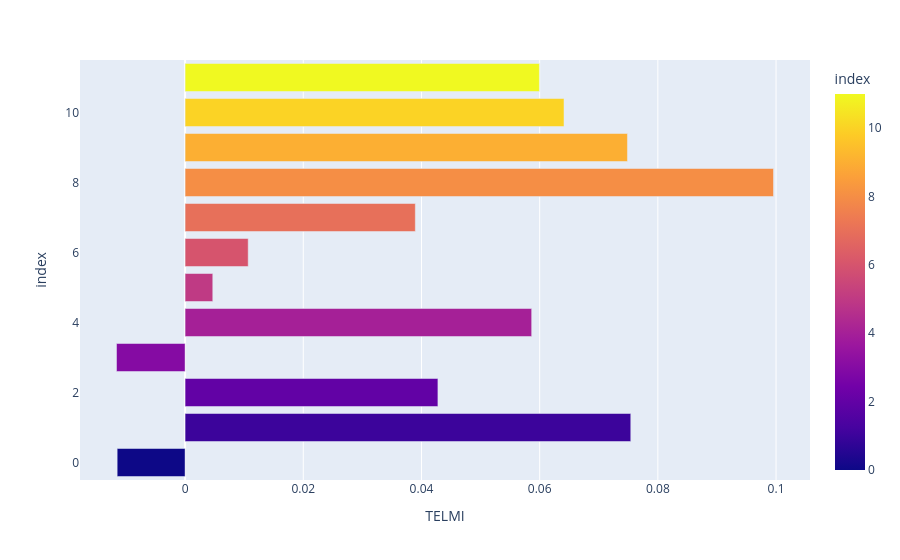

The notebook cell saved with this chart:
### Code cell
Coeff_df = pd.DataFrame()

Coeff_df['TELMI'] = coeff

fig = px.bar(Coeff_df, x=Coeff_df['TELMI'], y= Coeff_df.index, orientation='h', color=Coeff_df.index)
fig.show()

### Figure 1 — Plotly figure (JSON) as saved in the notebook; plotly's stock layout.template omitted (floating-point values rounded to 4 significant figures)
{"data": [{"hovertemplate": "TELMI=%{x}<br>index=%{marker.color}<extra></extra>", "legendgroup": "", "marker": {"color": [0, 1, 2, 3, 4, 5, 6, 7, 8, 9, 10, 11], "coloraxis": "coloraxis", "pattern": {"shape": ""}}, "name": "", "orientation": "h", "showlegend": false, "textposition": "auto", "type": "bar", "x": [-0.01149, 0.07542, 0.04278, -0.01161, 0.05865, 0.004688, 0.01068, 0.03896, 0.09957, 0.07486, 0.06412, 0.05996], "xaxis": "x", "y": [0, 1, 2, 3, 4, 5, 6, 7, 8, 9, 10, 11], "yaxis": "y"}], "layout": {"barmode": "relative", "coloraxis": {"colorbar": {"title": {"text": "index"}}, "colorscale": [[0, "#0d0887"], [0.1111, "#46039f"], [0.2222, "#7201a8"], [0.3333, "#9c179e"], [0.4444, "#bd3786"], [0.5556, "#d8576b"], [0.6667, "#ed7953"], [0.7778, "#fb9f3a"], [0.8889, "#fdca26"], [1, "#f0f921"]]}, "legend": {"tracegroupgap": 0}, "margin": {"t": 60}, "xaxis": {"anchor": "y", "domain": [0, 1], "title": {"text": "TELMI"}}, "yaxis": {"anchor": "x", "domain": [0, 1], "title": {"text": "index"}}}}
